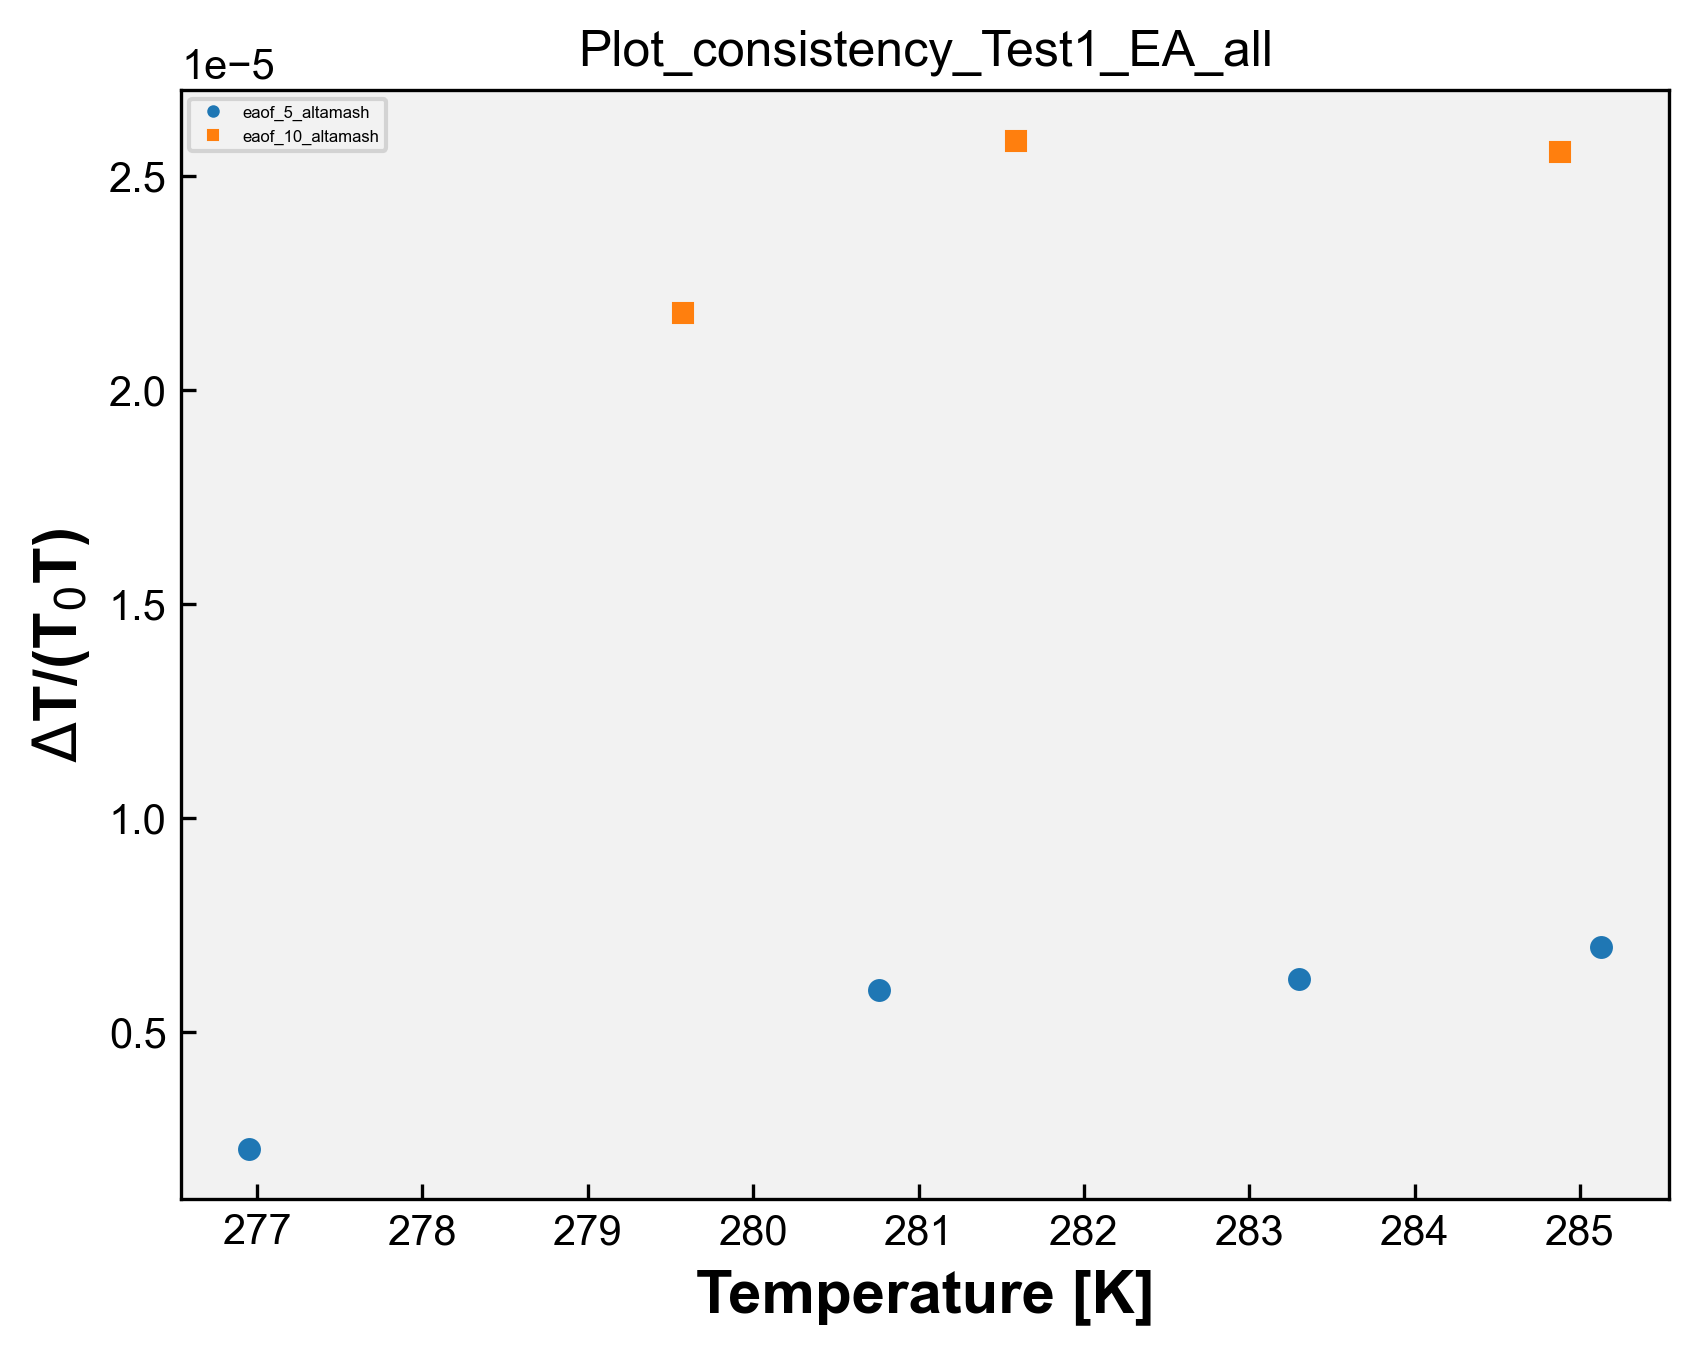

This figure's Python source:
# Plot_consistency - EA 
import matplotlib.pyplot as plt
import matplotlib
from matplotlib.font_manager import FontProperties
import pandas as pd
import numpy as np
import openpyxl
import os 

matplotlib.rcParams['font.family'] = "Arial" # change the default font # mudança da fonte 
matplotlib.rcParams['xtick.direction'] = 'in' # change the ticks direction # mudança da direção dos marcadores ao longo dos eixos de um gráfico que indicam valores específicos 
matplotlib.rcParams['ytick.direction'] = 'in'
font = FontProperties() # cria uma instância de propriedades de fontes, tamanho, estilo e família
font.set_family('sans-serif') # 'serif', 'sans-serif', 'cursive', 'fantasy', or 'monospace' # família da fonte 
font.set_name('Arial') # nome da fonte 
font.set_weight('bold') # 'ultralight', 'light', 'normal', 'regular', 'book', 'medium', 'roman', 'semibold', 'demibold', 'demi', 'bold', 'heavy', 'extra bold', 'black' # peso da fonte 
font.set_style('normal') #'normal', 'italic' or 'oblique' # estilo da fonte, negrito, itálico, normal, etc 
font.set_size('x-large') # xx-small', 'x-small', 'small', 'medium', 'large', 'x-large', 'xx-large' # tamanho da fonte 
plt.rcParams['figure.dpi'] = 300 # resolução padrão para as figuras exibidas na tela 
plt.rcParams['savefig.dpi'] = 300 # resolução padrão para as figuras salvas em arquivos PNG, PDF ou SVG 
opt = {'fillstyle':'full','markersize':5,'markeredgewidth':0.5} # aparência dos marcadores, fillstyle: full - estilo de preenchimento markersize: 5 - tamanho do marcador markeredgewidth: 0.5 largura da borda do marcador 
plt.rcParams['figure.facecolor'] = (1.0,1.0,1.0,0.0) # cor de fundo da figura como transparente 
plt.rcParams['axes.facecolor'] = '0.95' # cor de fundo dos eixos como uma tonalidade de cinza claro 
#plt.rcParams['figure.figsize'] = (4,4) # tamanho da figura padrão em polegadas 


caminho_arquivo = 'EA.xlsx' # caminho do arquivo de DMA 
wb = openpyxl.load_workbook(caminho_arquivo) # ler dados de abas individuais do arquivo Excel sem abrir e fechar repetidamente, mantém aberto. Mais eficiente se você precisa ler dados de várias abas do arquivo. Lista com os nomes de todas as abas do arquivo Excel.
# load_workbook é a função usada para carregar o arquvio Excel

dados_coluna_C_array = [] # matriz para guardar os dados da coluna C de todas as sheet
dados_coluna_I_array = [] # matriz para guardar os dados da coluna I de todas as sheet

nomes_abas = []

for i in wb.sheetnames: # para i dentro da lista wb com os nomes de todas as abas
    nome_aba = wb[i] # obtém o nome da aba na posição i na lista wb, que contém os nomes de todas as abas
    nome_aba_split = nome_aba.title.split("_") # nome_aba é o nome completo da aba. nome_aba.title converte o nome da aba para o formato de título. split("_ ") divide o nome da aba em duas partes usando o caractere "_ "
    if len(nome_aba_split) > 2: # se o nome da aba contiver mais de duas partes 
        nome_aba_split.insert(2, "wt%") # insere wt% entre a segunda e a terceira partes do nome da aba 
        nome_aba_final = "_".join(nome_aba_split) # junta as partes do nome da aba de volta com "_"
        print('nome_aba_final', nome_aba_final)
        nomes_abas.append(nome_aba_final) # adiciona o nome modificado _a lista de nomes das abas 
    else:
        nomes_abas.append(nome_aba.title) # nome da aba não tiver mais de duas partes, adiciona o nome completo da aba à lista nomes_abas (usada na legenda)

    dados_coluna_C = [] # abre uma lista para os dados da coluna C da sheet 
    dados_coluna_I = [] # abre uma lista para os dados da coluna I da sheet

    for j in nome_aba.iter_rows(min_row=2, values_only=True): # iter_rows: permite iterar sobre as linhas dessa aba # min_row=2: especifica a primeira linha a ser considerada, nesse caso, começa na segunda linha, pois a primeira linha geralmente contém os cabeçalhos das colunas # values_only=True: indica que queremos obter apenas os valores das células, sem incluir informações adicionais como formatação, fórmulas ou estilos. 
        dados_coluna_C.append(j[3])
        dados_coluna_I.append(j[10])

    dados_coluna_C_array.append(dados_coluna_C)
    dados_coluna_I_array.append(dados_coluna_I)

print('dados_C', dados_coluna_C_array)
print('dados_I', dados_coluna_I_array)

# Plotagem dos dados:

symbols = ['o', 's', '^', 'D', 'v', '>', '<', 'P', 'X', 'H']  # Exemplos de símbolos

# Vetor de cores
colors = ['#1f77b4', '#ff7f0e', '#2ca02c', '#d62728', '#9467bd', '#8c564b', '#e377c2', '#7f7f7f', '#bcbd22', '#17becf']  # Exemplos de cores

for i in range(len(dados_coluna_C_array)):
    x = dados_coluna_C_array[i]
    y = dados_coluna_I_array[i]
    print('x', x)
    print('y', y)
    symbol=symbols[i]
    color=colors[i]
    plt.plot(x, y, marker=symbol, markersize=opt['markersize'], markeredgewidth=opt['markeredgewidth'], fillstyle=opt['fillstyle'], color=color, linestyle='none')

plt.legend(nomes_abas, loc='upper left', fontsize=4, markerscale=0.5)
plt.xlabel('Temperature [K]',fontproperties=font)
plt.ylabel('$\Delta$T/(T$_0$T)',fontproperties=font)
#plt.legend(loc="upper left")

nome_arquivo_python = os.path.basename(__file__) # obter o nome do arquivo python atual
nome_arquivo_sem_extensao = os.path.splitext(nome_arquivo_python)[0] # obter o nome do arquivo sem extensão # [0] vai acessar o primeiro elemento da tupla retornado por path.splitext

plt.title(nome_arquivo_sem_extensao)

plt.savefig(f'{nome_arquivo_sem_extensao}.png',format='png',bbox_inches='tight',
                dpi=300,transparent=False)
plt.show()
